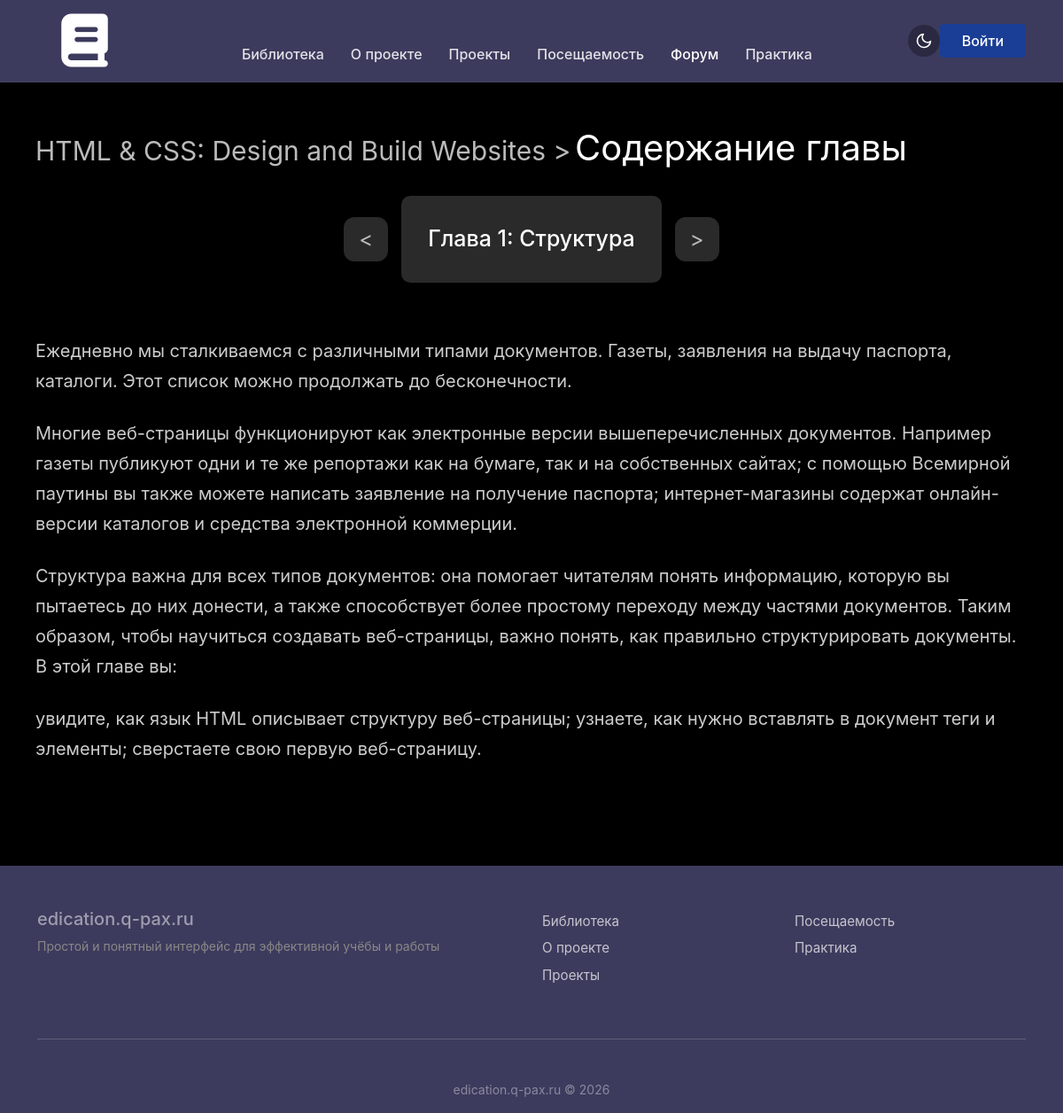
/lesson/1, run on the app's committed database.
### tables this page shows
CREATE TABLE `lesson` (
  `id` int(11) NOT NULL,
  `page_id` int(11) NOT NULL,
  `title` varchar(100) NOT NULL,
  `name` varchar(150) NOT NULL,
  `content` text NOT NULL
);

### core/Controller.php (called while the page is built, shortened)
<?php
class Controller
{
    protected function render($view, $data = [])
    {
        $data['auth_user'] = $_SESSION['user'] ?? null;
        extract($data);
        require_once __DIR__ . '/../views/' . $view . '.php';
        $content = ob_get_clean();
        require_once __DIR__ . '/../views/layouts/main.php';
    }
}

### controllers/LibraryController.php (called while the page is built, shortened)
<?php
require_once __DIR__ . '/../core/Controller.php';
class LibraryController extends Controller {
    public function lesson($id) {
        global $connect;
        $stmt = $connect->prepare("SELECT * FROM lesson WHERE id = ?");
        $stmt->execute([$id]);
        $lessonData = $stmt->fetch(PDO::FETCH_ASSOC);
        $page_id = $lessonData['page_id'];
        $stmtPrev = $connect->prepare("SELECT id FROM lesson WHERE page_id = ? AND id < ? ORDER BY id DESC LIMIT 1");
        $stmtPrev->execute([$page_id, $id]);
        $prevLesson = $stmtPrev->fetch();
        $stmtNext = $connect->prepare("SELECT id FROM lesson WHERE page_id = ? AND id > ? ORDER BY id ASC LIMIT 1");
        $stmtNext->execute([$page_id, $id]);
        $nextLesson = $stmtNext->fetch();
        $this->render('lesson', [
            'lesson'  => $lessonData,
            'prev_id' => ($prevLesson) ? $prevLesson['id'] : null,
            'next_id' => ($nextLesson) ? $nextLesson['id'] : null
        ]);
    }
}

### index.php (called while the page is built, shortened)
<?php
require_once 'Router.php';
$listRoute = require_once __DIR__ . '/config/route.php';
$router = new Router();
$router->add($listRoute);
$router->dispatch();

### views/lesson.php (the view)
<div class="container-lesson">
    <?php if ($lesson) { ?>
        <h2><a href="/page/<?= $lesson['page_id'] ?>"> <?= htmlspecialchars($lesson['title']) ?></a> ></h2> <h1>Содержание главы</h1>
        <div class="lesson-nav">
            <?php if ($prev_id) { ?>
                <a href="/lesson/<?= $prev_id ?>" class="nav-btn">&lt;</a>
            <?php } else { ?>
                <span class="nav-btn">&lt;</span>
            <?php } ?>
            <span class="lesson-title"><?= htmlspecialchars($lesson['name']) ?></span>
            <?php if ($next_id) { ?>
                <a href="/lesson/<?= $next_id ?>" class="nav-btn">&gt;</a>
            <?php } else { ?>
                <span class="nav-btn">&gt;</span>
            <?php } ?>
        </div>
        <div class="lesson-content">
            <?= $lesson['content'] ?>
        </div>
    <?php } ?>
</div>

### Router.php (shortened to what this page needs)
<?php
class Router
{
    private $routes = [];
    public function add(array $routesList): void
    {
        foreach ($routesList as $route) {
            $this->routes[] = [
                'path'    => $route[0],
                'handler' => $route[1],
                'method'  => $route[2] ?? 'GET',
            ];
        }
    }
    public function dispatch(): void
    {
        $method = $_SERVER['REQUEST_METHOD'];
        $uri = parse_url($_SERVER['REQUEST_URI'], PHP_URL_PATH);
        $uri = rtrim($uri, '/');
        foreach ($this->routes as $route) {
            if ($route['method'] !== $method) {
                continue;
            }
            $routePath = rtrim($route['path'], '/');
            $pattern = '#^' . preg_replace('/\{([a-z]+)\}/', '([^/]+)', $routePath) . '$#';
            if (preg_match($pattern, $uri, $matches)) {
                array_shift($matches);
                [$controllerName, $action] = explode('@', $route['handler']);
                $controller = new $controllerName();
                $controller->$action(...$matches);
                return;
            }
        }
        exit;
    }
}

### views/layouts/main.php (shortened to what this page needs)
<!DOCTYPE html>
<html lang="ru">
<head>
    <link rel="stylesheet" href="/assets/bootstrap/css/bootstrap.min.css">
    <link rel="stylesheet" href="/assets/css/style.css">
    <link rel="stylesheet" href="/assets/fontAwesome/css/all.css">
</head>
<body>
   <header class="main-header">
        <div class="container">
            <nav class="navbar navbar-expand-lg navbar-dark px-0">
                <a class="navbar-brand px-3 py-2" href="/glav"><i class="fa fa-book fa-3x black-text" aria-hidden="true"></i></a>
                <div class="collapse navbar-collapse" id="mainNavbar">
                    <ul class="navbar-nav mx-auto text-center">
                        <li class="nav-item"><a class="nav-link" href="/library">Библиотека</a></li>
                        <li class="nav-item"><a class="nav-link" href="/about">О проекте</a></li>
                        <li class="nav-item"><a class="nav-link" href="/project">Проекты</a></li>
                        <li class="nav-item"><a class="nav-link" href="/journal">Посещаемость</a></li>
                        <li class="nav-item active"><a class="nav-link" href="#">Форум</a></li>
                        <li class="nav-item"><a class="nav-link" href="#">Практика</a></li>
                    </ul>
                    <div class="d-flex align-items-center justify-content-center header-controls">
                        <button class="theme-toggle-btn mr-3" aria-label="Переключить тему">
                            <svg width="20" height="20" viewBox="0 0 24 24" fill="none" stroke="currentColor" stroke-width="2" stroke-linecap="round" stroke-linejoin="round">
                                <path d="M21 12.79A9 9 0 1 1 11.21 3 7 7 0 0 0 21 12.79z"></path>
                            </svg>
                        </button>
                        <a href="login" class="btn btn-primary btn-custom px-4">Войти</a>
                    </div>
                </div>
            </nav>
        </div>
    </header>
    <main class=''>
        <?= $content ?>
    </main>
    <footer class="main-footer pt-5 pb-3">
        <div class="container">
            <div class="row mb-4">
                <div class="col-md-6 mb-4 mb-md-0">
                    <h5 class="text-white-50 font-weight-bold mb-2">edication.q-pax.ru</h5>
                    <p class="text-muted small pr-md-5">Простой и понятный интерфейс для эффективной учёбы и работы</p>
                </div>
                <div class="col-md-3 col-6 mb-3">
                    <ul class="list-unstyled footer-links">
                        <li><a href="/library">Библиотека</a></li>
                        <li><a href="/about">О проекте</a></li>
                        <li><a href="/project">Проекты</a></li>
                    </ul>
                </div>
                <div class="col-md-3 col-6 mb-3">
                    <ul class="list-unstyled footer-links">
                        <li><a href="/journal">Посещаемость</a></li>
                        <li><a href="#">Практика</a></li>
                    </ul>
                </div>
            </div>
            <hr class="footer-hr">
            <div class="row">
                <div class="col-100 text-center w-100">
                    <p class="copyright-text mb-0 small">edication.q-pax.ru © 2026</p>
                </div>
            </div>
        </div>
    </footer>
</body>
</html>

### assets/css/style.css (style rules this page uses)
:root { --color-bg-dark: #000000; --color-header-dark: #3c3b5d; --color-btn-active: #1a3e95; --color-card-dark: #0a0a0a; --color-text-main: #ffffff; --color-text-secondary: #888888; --color-logo-bg: #d9d9d9; --color-section-stats: #181818; --color-btn-hover: #132e70; --color-grey-background: #2a2a2a; }
a { text-decoration: none; color: var(--color-text-main); }
html, body { height: 100%; margin: 0; padding: 0; }
body { display: flex; flex-direction: column; min-height: 100vh; background-color: var(--color-bg-dark); color: var(--color-text-main); font-family: -apple-system, BlinkMacSystemFont, "Segoe UI", Roboto, "Helvetica Neue", Arial, sans-serif; overflow-x: hidden; }
main { flex: 1 0 auto; }
.main-footer { background-color: var(--color-header-dark); color: rgba(255, 255, 255, 0.7); width: 100%; }
h5 { color: var(--color-text-main); }
.text-center { text-align: center; margin-top: 30px; }
.main-header { background-color: var(--color-header-dark); border-bottom: 1px solid rgba(255, 255, 255, 0.05); }
.theme-toggle-btn { background: none; border: none; color: var(--color-text-main); cursor: pointer; padding: 5px; display: flex; align-items: center; justify-content: center; border-radius: 50%; background-color: rgba(0, 0, 0, 0.3); width: 36px; height: 36px; transition: background-color 0.2s; }
.navbar-dark .navbar-nav .nav-link { color: rgba(255, 255, 255, 0.85); font-weight: 500; padding-left: 15px !important; padding-right: 15px !important; transition: color 0.2s ease; }
.navbar-dark .navbar-nav .nav-link:hover, .navbar-dark .navbar-nav .nav-item.active .nav-link { color: var(--color-text-main); }
.btn-custom { background-color: var(--color-btn-active) !important; border-color: var(--color-btn-active) !important; color: var(--color-text-main) !important; border-radius: 4px; font-weight: 500; transition: background-color 0.2s ease, transform 0.1s ease; }
.text-muted { color: var(--color-text-secondary) !important; }
.main-footer { background-color: var(--color-header-dark); color: rgba(255, 255, 255, 0.7); margin-top: 50px; }
.footer-hr { border-top: 1px solid rgba(255, 255, 255, 0.1); }
.footer-links a { color: rgba(255, 255, 255, 0.7); text-decoration: none; font-size: 0.95rem; transition: color 0.2s ease; line-height: 2; }
.copyright-text { color: rgba(255, 255, 255, 0.4); }
.container-lesson { width: 100%; max-width: 1800px; margin: 0 auto; padding: 40px; }
.container-lesson h1 { color: white; font-size: 40px; font-weight: normal; margin: 10px 0 30px 0; display: inline-block; }
.container-lesson a { display: inline-block; color: #BBBBBB; font-size: 30px; font-weight: normal; margin: 0; }
.container-lesson h2 { display: inline-block; color: #BBBBBB; font-size: 30px; font-weight: normal; }
.lesson-nav { display: flex; align-items: center; justify-content: center; gap: 15px; margin-bottom: 60px; }
.lesson-nav .nav-btn { display: flex; align-items: center; justify-content: center; width: 50px; height: 50px; background-color: #2A2A2A; color: #BBBBBB; font-size: 24px; text-decoration: none; border-radius: 12px; transition: all 0.25s ease; cursor: pointer; }
.lesson-title { background-color: #2A2A2A; color: #ffffff; font-size: 25px; padding: 30px; border-radius: 10px; font-weight: 500; }
.lesson-content { font-size: 20px; line-height: 1.7; color: #CCCCCC; }
.lesson-content p { margin-bottom: 25px; text-align: left; }

### data on the page
lesson: title "HTML & CSS: Design and Build Websites", name "Глава 1: Структура", content "Ежедневно мы сталкиваемся с различными типами документов. Газеты, заявления на выдачу паспорта, каталоги. Этот список можно продолжать до бесконечности. Многие веб-страницы функционируют как электронные версии вышеперечисленных документов. Например газеты публикуют одни и те же репортажи как на бумаге, так и на собственных сайтах; с помощью Всемирной паутины вы также можете написать заявление на получение паспорта; интернет-магазины содержат онлайн-версии каталогов и средства электронной коммерции. Структура важна для всех типов документов: она помогает читателям понять информацию, которую вы пытаетесь до них донести, а также способствует более простому переходу между частями документов.…"
